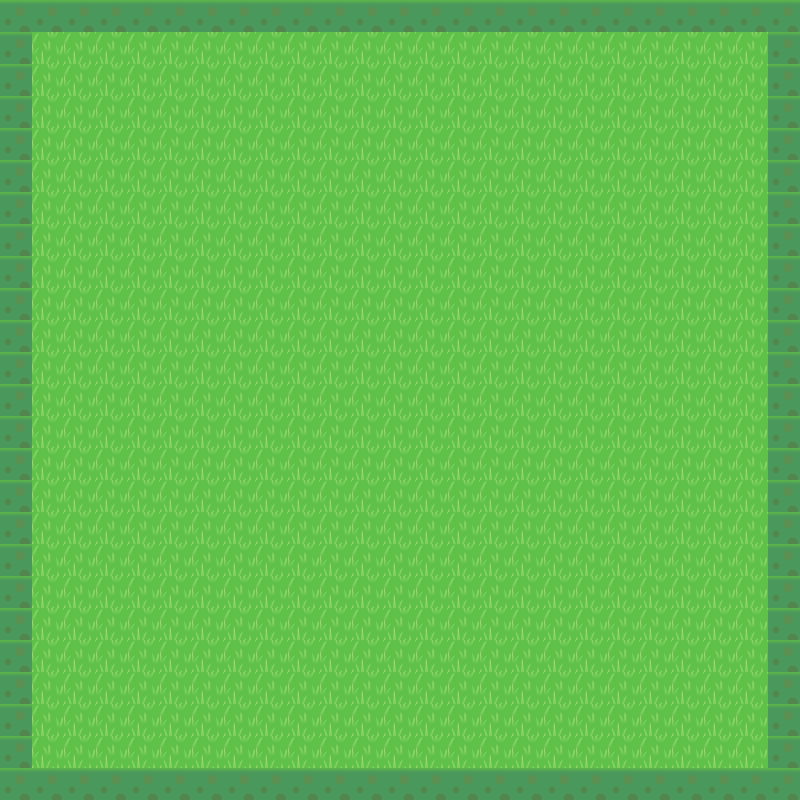

The image is a tile-based game level rendered from a .tmx file. Its description and source (layers, tilesets, objects; grid data summarised) follow:
An orthogonal 25x25 tile map with 32x32 px tiles, 1 tile layer (arena).

<map version="1.0" orientation="orthogonal" width="25" height="25" tilewidth="32" tileheight="32">
 <tileset firstgid="1" name="grass" tilewidth="32" tileheight="32">
  <image source="grass.png" width="101" height="171" />
 </tileset>
 <layer name="arena" width="25" height="25">
  <data>[625 cells, 625 non-empty, 2 distinct tile ids]</data>
 </layer>
</map>
